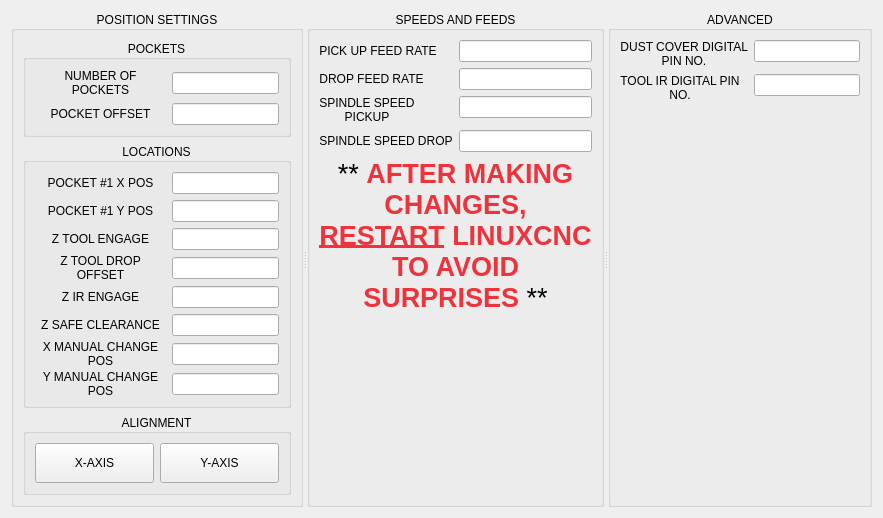
      <widget class="QWidget" name="tabAdvancedSettings">
       <attribute name="title">
        <string>Settings</string>
       </attribute>
       <layout class="QVBoxLayout" name="verticalLayout_7">
        <item>
         <widget class="QSplitter" name="splitter">
          <property name="orientation">
           <enum>Qt::Horizontal</enum>
          </property>
          <widget class="QGroupBox" name="gbPositionSettings">
           <property name="title">
            <string>POSITION SETTINGS</string>
           </property>
           <property name="alignment">
            <set>Qt::AlignCenter</set>
           </property>
           <layout class="QVBoxLayout" name="verticalLayout_8">
            <item>
             <widget class="QGroupBox" name="gbPockets">
              <property name="title">
               <string>POCKETS</string>
              </property>
              <property name="alignment">
               <set>Qt::AlignCenter</set>
              </property>
              <layout class="QGridLayout" name="gridLayout_2">
               <item row="0" column="0">
                <widget class="QLabel" name="lblNoPockets">
                 <property name="text">
                  <string>NUMBER OF POCKETS</string>
                 </property>
                 <property name="alignment">
                  <set>Qt::AlignCenter</set>
                 </property>
                 <property name="wordWrap">
                  <bool>true</bool>
                 </property>
                </widget>
               </item>
               <item row="0" column="1">
                <widget class="QLineEdit" name="leNoPockets">
                 <property name="alignment">
                  <set>Qt::AlignCenter</set>
                 </property>
                </widget>
               </item>
               <item row="1" column="0">
                <widget class="QLabel" name="lblPocketOffset">
                 <property name="text">
                  <string>POCKET OFFSET</string>
                 </property>
                 <property name="alignment">
                  <set>Qt::AlignCenter</set>
                 </property>
                 <property name="wordWrap">
                  <bool>true</bool>
                 </property>
                </widget>
               </item>
               <item row="1" column="1">
                <widget class="QLineEdit" name="lePocketOffset">
                 <property name="alignment">
                  <set>Qt::AlignCenter</set>
                 </property>
                </widget>
               </item>
              </layout>
             </widget>
            </item>
            <item>
             <widget class="QGroupBox" name="gbLocations">
              <property name="title">
               <string>LOCATIONS</string>
              </property>
              <property name="alignment">
               <set>Qt::AlignCenter</set>
              </property>
              <layout class="QGridLayout" name="gridLayout_3">
               <item row="0" column="0">
                <widget class="QLabel" name="lblPocketOneXPos">
                 <property name="text">
                  <string>POCKET #1 X POS</string>
                 </property>
                 <property name="alignment">
                  <set>Qt::AlignCenter</set>
                 </property>
                 <property name="wordWrap">
                  <bool>true</bool>
                 </property>
                </widget>
               </item>
               <item row="0" column="1">
                <widget class="QLineEdit" name="leLocPocketOneX">
                 <property name="alignment">
                  <set>Qt::AlignCenter</set>
                 </property>
                </widget>
               </item>
               <item row="1" column="0">
                <widget class="QLabel" name="lblPocketOneYPos">
                 <property name="text">
                  <string>POCKET #1 Y POS</string>
                 </property>
                 <property name="alignment">
                  <set>Qt::AlignCenter</set>
                 </property>
                 <property name="wordWrap">
                  <bool>true</bool>
                 </property>
                </widget>
               </item>
               <item row="1" column="1">
                <widget class="QLineEdit" name="leLocPocketOneY">
                 <property name="alignment">
                  <set>Qt::AlignCenter</set>
                 </property>
                </widget>
               </item>
               <item row="2" column="0">
                <widget class="QLabel" name="lblLocZEngage">
                 <property name="text">
                  <string>Z TOOL ENGAGE</string>
                 </property>
                 <property name="alignment">
                  <set>Qt::AlignCenter</set>
                 </property>
                 <property name="wordWrap">
                  <bool>true</bool>
                 </property>
                </widget>
               </item>
               <item row="2" column="1">
                <widget class="QLineEdit" name="leLocZEngage">
                 <property name="alignment">
                  <set>Qt::AlignCenter</set>
                 </property>
                </widget>
               </item>
               <item row="3" column="0">
                <widget class="QLabel" name="lblLocZEngageDrop">
                 <property name="text">
                  <string>Z TOOL DROP OFFSET</string>
                 </property>
                 <property name="alignment">
                  <set>Qt::AlignCenter</set>
                 </property>
                 <property name="wordWrap">
                  <bool>true</bool>
                 </property>
                </widget>
               </item>
               <item row="3" column="1">
                <widget class="QLineEdit" name="leZToolDropOffset">
                 <property name="alignment">
                  <set>Qt::AlignCenter</set>
                 </property>
                </widget>
               </item>
               <item row="4" column="0">
                <widget class="QLabel" name="lblLocZIROffset">
                 <property name="text">
                  <string>Z IR ENGAGE</string>
                 </property>
                 <property name="alignment">
                  <set>Qt::AlignCenter</set>
                 </property>
                 <property name="wordWrap">
                  <bool>true</bool>
                 </property>
                </widget>
               </item>
               <item row="4" column="1">
                <widget class="QLineEdit" name="leLocZIREngage">
                 <property name="alignment">
                  <set>Qt::AlignCenter</set>
                 </property>
                </widget>
               </item>
               <item row="5" column="0">
                <widget class="QLabel" name="lblLocZSafeClearance">
                 <property name="text">
                  <string>Z SAFE CLEARANCE</string>
                 </property>
                 <property name="alignment">
                  <set>Qt::AlignCenter</set>
                 </property>
                 <property name="wordWrap">
                  <bool>true</bool>
                 </property>
                </widget>
               </item>
               <item row="5" column="1">
                <widget class="QLineEdit" name="leZSafeClearance">
                 <property name="alignment">
                  <set>Qt::AlignCenter</set>
                 </property>
                </widget>
               </item>
               <item row="6" column="0">
                <widget class="QLabel" name="lblLocXManualChangePos">
                 <property name="text">
                  <string>X MANUAL CHANGE POS</string>
                 </property>
                 <property name="alignment">
                  <set>Qt::AlignCenter</set>
                 </property>
                 <property name="wordWrap">
                  <bool>true</bool>
                 </property>
                </widget>
               </item>
               <item row="6" column="1">
                <widget class="QLineEdit" name="leXManualChangePos">
                 <property name="alignment">
                  <set>Qt::AlignCenter</set>
                 </property>
                </widget>
               </item>
               <item row="7" column="0">
                <widget class="QLabel" name="lblLocYManualChangePos">
                 <property name="text">
                  <string>Y MANUAL CHANGE POS</string>
                 </property>
                 <property name="alignment">
                  <set>Qt::AlignCenter</set>
                 </property>
                 <property name="wordWrap">
                  <bool>true</bool>
                 </property>
                </widget>
               </item>
               <item row="7" column="1">
                <widget class="QLineEdit" name="leYManualChangePos">
                 <property name="alignment">
                  <set>Qt::AlignCenter</set>
                 </property>
                </widget>
               </item>
              </layout>
             </widget>
            </item>
            <item>
             <widget class="QGroupBox" name="gbAlignment">
              <property name="title">
               <string>ALIGNMENT</string>
              </property>
              <property name="alignment">
               <set>Qt::AlignCenter</set>
              </property>
              <layout class="QHBoxLayout" name="horizontalLayout_8">
               <item>
                <widget class="PushButton" name="pbXAxis">
                 <property name="minimumSize">
                  <size>
                   <width>0</width>
                   <height>40</height>
                  </size>
                 </property>
                 <property name="text">
                  <string>X-AXIS</string>
                 </property>
                 <property name="checkable">
                  <bool>true</bool>
                 </property>
                 <property name="indicator_option" stdset="0">
                  <bool>true</bool>
                 </property>
                 <property name="indicator_status_option" stdset="0">
                  <bool>true</bool>
                 </property>
                 <property name="python_command_option" stdset="0">
                  <bool>true</bool>
                 </property>
                 <property name="indicator_size" stdset="0">
                  <double>0.600000000000000</double>
                 </property>
                </widget>
               </item>
               <item>
                <widget class="PushButton" name="pbYAxis">
                 <property name="minimumSize">
                  <size>
                   <width>0</width>
                   <height>40</height>
                  </size>
                 </property>
                 <property name="text">
                  <string>Y-AXIS</string>
                 </property>
                 <property name="checkable">
                  <bool>true</bool>
                 </property>
                 <property name="pin_name" stdset="0">
                  <string>yy</string>
                 </property>
                 <property name="indicator_option" stdset="0">
                  <bool>true</bool>
                 </property>
                 <property name="indicator_status_option" stdset="0">
                  <bool>true</bool>
                 </property>
                 <property name="python_command_option" stdset="0">
                  <bool>true</bool>
                 </property>
                 <property name="indicator_size" stdset="0">
                  <double>0.600000000000000</double>
                 </property>
                </widget>
               </item>
              </layout>
             </widget>
            </item>
           </layout>
          </widget>
          <widget class="QGroupBox" name="gbSpeedSettings">
           <property name="title">
            <string>SPEEDS AND FEEDS</string>
           </property>
           <property name="alignment">
            <set>Qt::AlignCenter</set>
           </property>
           <layout class="QFormLayout" name="formLayout_2">
            <item row="0" column="0">
             <widget class="QLabel" name="lblSFPickUpRate">
              <property name="text">
               <string>PICK UP FEED RATE</string>
              </property>
              <property name="alignment">
               <set>Qt::AlignCenter</set>
              </property>
              <property name="wordWrap">
               <bool>true</bool>
              </property>
             </widget>
            </item>
            <item row="0" column="1">
             <widget class="QLineEdit" name="leSFPickUpRate">
              <property name="alignment">
               <set>Qt::AlignCenter</set>
              </property>
             </widget>
            </item>
            <item row="1" column="0">
             <widget class="QLabel" name="lblSFDropRate">
              <property name="text">
               <string>DROP FEED RATE</string>
              </property>
              <property name="alignment">
               <set>Qt::AlignCenter</set>
              </property>
              <property name="wordWrap">
               <bool>true</bool>
              </property>
             </widget>
            </item>
            <item row="1" column="1">
             <widget class="QLineEdit" name="leSFDropRate">
              <property name="alignment">
               <set>Qt::AlignCenter</set>
              </property>
             </widget>
            </item>
            <item row="2" column="0">
             <widget class="QLabel" name="lblSpindleSpeedPickup">
              <property name="text">
               <string>SPINDLE SPEED PICKUP</string>
              </property>
              <property name="alignment">
               <set>Qt::AlignCenter</set>
              </property>
              <property name="wordWrap">
               <bool>true</bool>
              </property>
             </widget>
            </item>
            <item row="2" column="1">
             <widget class="QLineEdit" name="leSpindleSpeedPickup">
              <property name="alignment">
               <set>Qt::AlignCenter</set>
              </property>
             </widget>
            </item>
            <item row="3" column="0">
             <widget class="QLabel" name="lblSpindleSpeedDrop">
              <property name="text">
               <string>SPINDLE SPEED DROP</string>
              </property>
              <property name="alignment">
               <set>Qt::AlignCenter</set>
              </property>
              <property name="wordWrap">
               <bool>true</bool>
              </property>
             </widget>
            </item>
            <item row="3" column="1">
             <widget class="QLineEdit" name="leSpindleSpeedDrop">
              <property name="alignment">
               <set>Qt::AlignCenter</set>
              </property>
             </widget>
            </item>
            <item row="4" column="0" colspan="2">
             <widget class="QLabel" name="label">
              <property name="text">
               <string>&lt;html&gt;&lt;head/&gt;&lt;body&gt;&lt;p align=&quot;center&quot;&gt;&lt;span style=&quot; font-size:20pt;&quot;&gt;** &lt;/span&gt;&lt;span style=&quot; font-size:20pt; font-weight:600; color:#ed333b;&quot;&gt;AFTER MAKING CHANGES, &lt;/span&gt;&lt;span style=&quot; font-size:20pt; font-weight:600; text-decoration: underline; color:#ed333b;&quot;&gt;RESTART&lt;/span&gt;&lt;span style=&quot; font-size:20pt; font-weight:600; color:#ed333b;&quot;&gt; LINUXCNC TO AVOID SURPRISES&lt;/span&gt;&lt;span style=&quot; font-size:20pt;&quot;&gt; **&lt;/span&gt;&lt;/p&gt;&lt;/body&gt;&lt;/html&gt;</string>
              </property>
              <property name="wordWrap">
               <bool>true</bool>
              </property>
             </widget>
            </item>
           </layout>
          </widget>
          <widget class="QGroupBox" name="gbAdvancedConfig">
           <property name="title">
            <string>ADVANCED</string>
           </property>
           <property name="alignment">
            <set>Qt::AlignCenter</set>
           </property>
           <layout class="QFormLayout" name="formLayout_3">
            <item row="0" column="0">
             <widget class="QLabel" name="lblCoverDPin">
              <property name="text">
               <string>DUST COVER DIGITAL PIN NO.</string>
              </property>
              <property name="alignment">
               <set>Qt::AlignCenter</set>
              </property>
              <property name="wordWrap">
               <bool>true</bool>
              </property>
             </widget>
            </item>
            <item row="0" column="1">
             <widget class="QLineEdit" name="leCoverDPinInput">
              <property name="inputMask">
               <string>9</string>
              </property>
              <property name="alignment">
               <set>Qt::AlignCenter</set>
              </property>
             </widget>
            </item>
            <item row="1" column="0">
             <widget class="QLabel" name="lblToolIRDPiNo">
              <property name="text">
               <string>TOOL IR DIGITAL PIN NO.</string>
              </property>
              <property name="alignment">
               <set>Qt::AlignCenter</set>
              </property>
              <property name="wordWrap">
               <bool>true</bool>
              </property>
             </widget>
            </item>
            <item row="1" column="1">
             <widget class="QLineEdit" name="leIRDPinInput">
              <property name="inputMask">
               <string>9</string>
              </property>
              <property name="alignment">
               <set>Qt::AlignCenter</set>
              </property>
             </widget>
            </item>
           </layout>
          </widget>
         </widget>
        </item>
       </layout>
      </widget>
